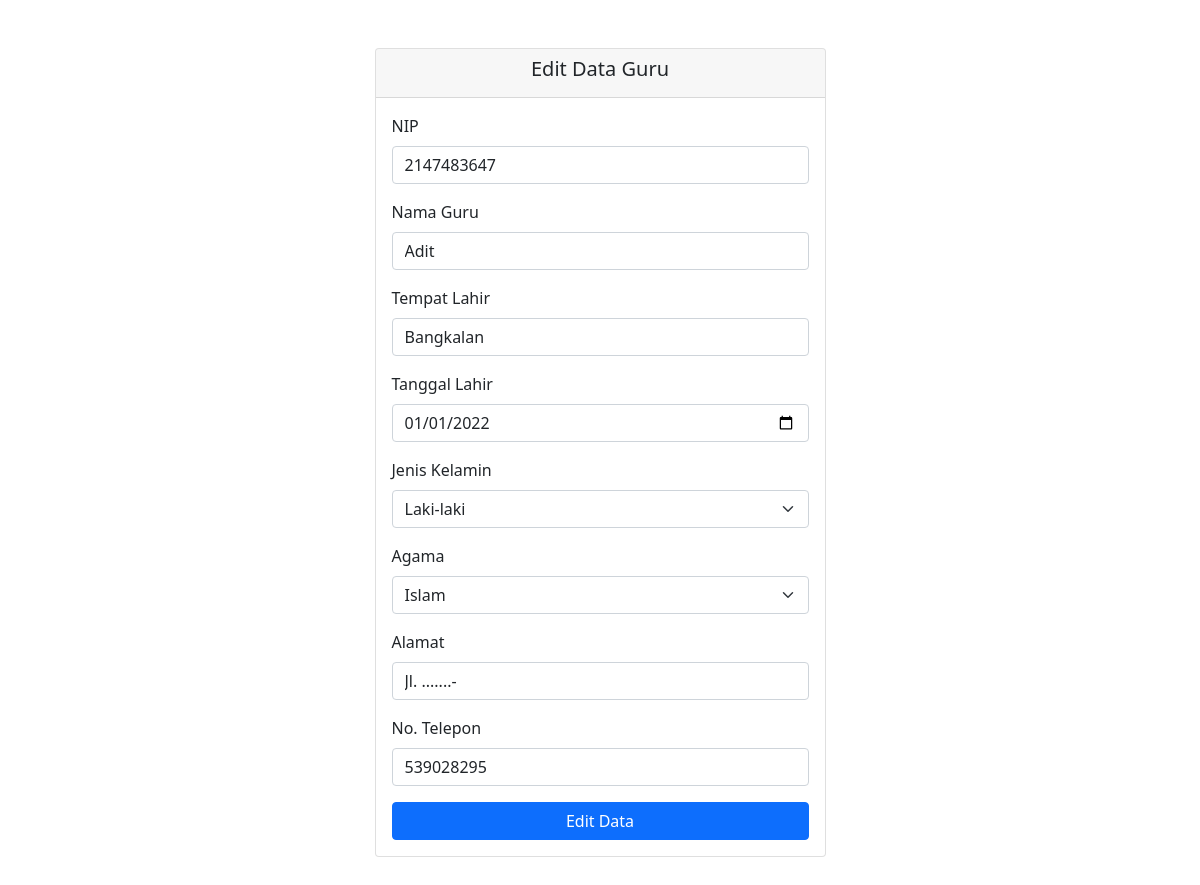
The page /guru/edit.php?id=1 on the database its author committed.
### tables this page shows
CREATE TABLE `guru` (
  `id_guru` int(11) NOT NULL,
  `nip_guru` int(18) NOT NULL,
  `nama_guru` varchar(50) NOT NULL,
  `tmpt_lahir` varchar(50) NOT NULL,
  `tgl_lahir` date NOT NULL,
  `jk` enum('Laki-laki','Perempuan') NOT NULL,
  `agama` enum('Buddha','Hindu','Katolik','Kristen','Islam','Konghucu') NOT NULL,
  `alamat` varchar(100) NOT NULL,
  `no_telepon` int(12) NOT NULL
);

### guru/functions.php (called while the page is built, shortened)
<?php
function query1($query){
    global $conn;
    $result = mysqli_query($conn, $query);
    $rows = [];
    while ( $row = mysqli_fetch_assoc($result) ){
        $rows[] = $row;
    }
    return $rows;
}
?>

### guru/edit.php (the view, shortened to what this page needs)
<?php
    include '../conn.php';
    include 'functions.php';
    $id = $_GET["id"];
    $guru = query1("SELECT * FROM guru WHERE id_guru = $id")[0];
?>
<!doctype html>
<html lang="en">
  <head>
    <link href="https://cdn.jsdelivr.net/npm/bootstrap@5.1.3/dist/css/bootstrap.min.css" rel="stylesheet">
  </head>
  <body>
    <div class="container">
        <div class="row justify-content-center py-5">
          <div class="col-md-5">
            <div class="card">
                <div class="card-header  mb-0">
                    <h5 class="text-center">Edit Data Guru</h5>
                </div>
                <div class="card-body">
                    <form action="" method="POST">
                        <div class="mb-3">
                            <label for="nip" class="form-label">NIP</label>
                            <input type="text" name="nip" class="form-control" id="NIP" aria-describedby="emailHelp"
                            required autocomplete="off" value="<?= $guru["nip_guru"]; ?>">
                        </div>
                        <div class="mb-3">
                            <label for="namaGuru" class="form-label">Nama Guru</label>
                            <input type="text" name="namaGuru" class="form-control" id="namaGuru"
                            required autocomplete="off" value="<?= $guru["nama_guru"]; ?>">
                        </div>
                        <div class="mb-3">
                            <label for="tempatLahir" class="form-label">Tempat Lahir</label>
                            <input type="text" name="tempatLahir" class="form-control" id="tempatLahir"
                            required autocomplete="off" value="<?= $guru["tmpt_lahir"]; ?>">
                        </div>
                        <div class="mb-3">
                            <label for="tanggalLahir" class="form-label">Tanggal Lahir</label>
                            <input type="date" name="tanggalLahir" class="form-control" id="tanggalLahir"
                            required autocomplete="off" value="<?= $guru["tgl_lahir"]; ?>">
                        </div>
                        <div class="mb-3">
                            <label for="jk" class="form-label">Jenis Kelamin</label>
                            <select class="form-select" id="jk" required name="jk">
                                <option <?php if($guru["jk"] == "Laki-laki" ){
                                    echo 'selected'; } ?> value="Laki-laki">Laki-laki</option>
                            </select>
                        </div>
                        <div class="mb-3">
                            <label for="agama" class="form-label">Agama</label>
                            <select class="form-select" id="agama" required name="agama">
                                <option <?php if ($guru["agama"] == "Islam") {
                                    echo 'selected'; }?> value="islam">Islam</option>
                            </select>
                        </div>
                        <div class="mb-3">
                            <label for="alamat" class="form-label">Alamat</label>
                            <input type="text" name="alamat" class="form-control" id="alamat"
                            required autocomplete="off" value="<?= $guru["alamat"]; ?>">
                        </div>
                        <div class="mb-3">
                            <label for="noTelepon" class="form-label">No. Telepon</label>
                            <input type="text" name="noTelepon" class="form-control" id="noTelepon"
                            required autocomplete="off" value="<?= $guru["no_telepon"]; ?>">
                        </div>
                        <div class="d-grid gap-2 ">
                            <button type="submit" name="edit" class="btn btn-primary">Edit Data</button>
                        </div>
                    </form>
                </div>
            </div>
          </div>
        </div>
    </div>
  </body>
</html>

### rows shown on the page
guru: nip "2147483647", namaGuru "Adit", tempatLahir "Bangkalan", tanggalLahir "01/01/2022", jk "Laki-laki", agama "Islam", alamat "Jl. .......-", noTelepon "539028295"
